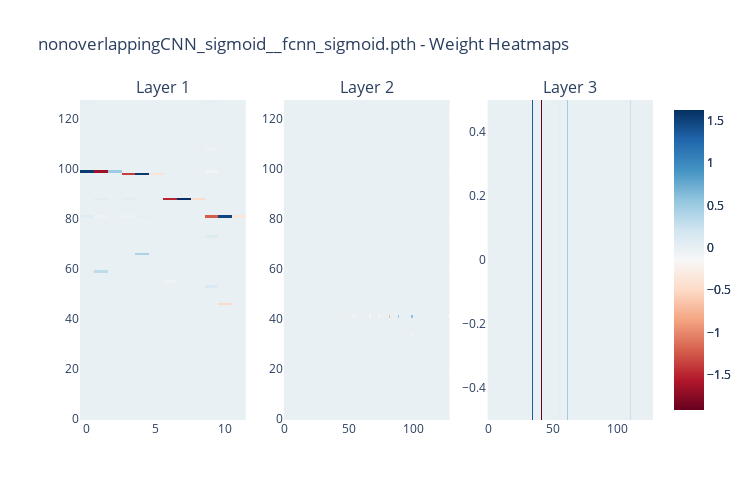
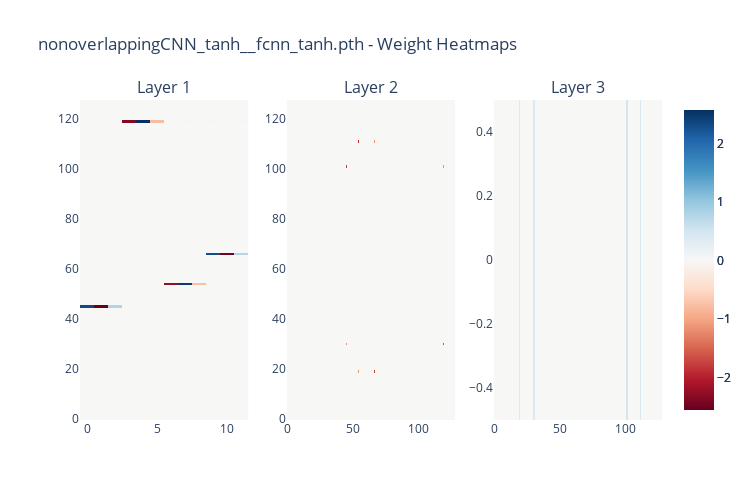

Write notebook code for charts like these, in order.
### Code cell
directory = "../experiment_output/fcnn/experiments_l1_1e-5_b32_init_hidden128"
create_all_heatmaps(directory)

### Figure 1 — Plotly figure (JSON) as saved in the notebook; plotly's stock layout.template omitted (floating-point values rounded to 4 significant figures; data arrays with more than 128 entries replaced by an {"elided": "..."} marker saying what was removed)
{"data": [{"colorscale": [[0, "rgb(103,0,31)"], [0.1, "rgb(178,24,43)"], [0.2, "rgb(214,96,77)"], [0.3, "rgb(244,165,130)"], [0.4, "rgb(253,219,199)"], [0.5, "rgb(247,247,247)"], [0.6, "rgb(209,229,240)"], [0.7, "rgb(146,197,222)"], [0.8, "rgb(67,147,195)"], [0.9, "rgb(33,102,172)"], [1, "rgb(5,48,97)"]], "type": "heatmap", "xaxis": "x", "yaxis": "y", "z": {"elided": "128x12 float values"}, "zmax": 1.623, "zmin": -1.91}, {"colorscale": [[0, "rgb(103,0,31)"], [0.1, "rgb(178,24,43)"], [0.2, "rgb(214,96,77)"], [0.3, "rgb(244,165,130)"], [0.4, "rgb(253,219,199)"], [0.5, "rgb(247,247,247)"], [0.6, "rgb(209,229,240)"], [0.7, "rgb(146,197,222)"], [0.8, "rgb(67,147,195)"], [0.9, "rgb(33,102,172)"], [1, "rgb(5,48,97)"]], "type": "heatmap", "xaxis": "x2", "yaxis": "y2", "z": {"elided": "128x128 float values"}, "zmax": 1.623, "zmin": -1.91}, {"colorscale": [[0, "rgb(103,0,31)"], [0.1, "rgb(178,24,43)"], [0.2, "rgb(214,96,77)"], [0.3, "rgb(244,165,130)"], [0.4, "rgb(253,219,199)"], [0.5, "rgb(247,247,247)"], [0.6, "rgb(209,229,240)"], [0.7, "rgb(146,197,222)"], [0.8, "rgb(67,147,195)"], [0.9, "rgb(33,102,172)"], [1, "rgb(5,48,97)"]], "type": "heatmap", "xaxis": "x3", "yaxis": "y3", "z": [[5.515e-05, 5.478e-05, 5.452e-05, 5.459e-05, 5.537e-05, 5.455e-05, 5.523e-05, 5.533e-05, 5.36e-05, 5.434e-05, 5.384e-05, 5.42e-05, 5.504e-05, 5.541e-05, 5.421e-05, 5.384e-05, 5.358e-05, 5.439e-05, 5.448e-05, 5.519e-05, 5.372e-05, 5.378e-05, 5.353e-05, 5.53e-05, 5.398e-05, 5.529e-05, 5.531e-05, 5.523e-05, 5.453e-05, 5.51e-05, 5.408e-05, 5.386e-05, 5.409e-05, 5.524e-05, 1.337, 5.416e-05, 5.5e-05, 5.507e-05, 5.525e-05, 5.501e-05, 5.44e-05, -1.91, 5.483e-05, 5.477e-05, 5.386e-05, 5.363e-05, 5.403e-05, 5.53e-05, 5.403e-05, 5.511e-05, 5.466e-05, 5.477e-05, 5.353e-05, 5.454e-05, 5.438e-05, 0.03791, 5.392e-05, 5.516e-05, 5.436e-05, 5.54e-05, 5.479e-05, 0.4765, 5.501e-05, 5.345e-05, 5.378e-05, 5.392e-05, 5.485e-05, 5.47e-05, 5.519e-05, 5.442e-05, 5.43e-05, 5.43e-05, 5.36e-05, 5.358e-05, 5.374e-05, 5.433e-05, 5.517e-05, 5.398e-05, 5.387e-05, 5.439e-05, 5.513e-05, 5.534e-05, 5.365e-05, 5.392e-05, 5.438e-05, 5.469e-05, 5.408e-05, 5.541e-05, 5.541e-05, 5.496e-05, 5.478e-05, 5.402e-05, 5.369e-05, 5.439e-05, 5.513e-05, 5.439e-05, 5.421e-05, 5.458e-05, 5.346e-05, 5.352e-05, 5.45e-05, 5.427e-05, 5.502e-05, 5.434e-05, 5.348e-05, 5.531e-05, 5.436e-05, 5.503e-05, 5.54e-05, 5.476e-05, 0.2549, 5.464e-05, 5.52e-05, 5.445e-05, 5.386e-05, 5.538e-05, 5.355e-05, 5.525e-05, 5.374e-05, 5.473e-05, 5.518e-05, 5.468e-05, 5.364e-05, 5.394e-05, 5.383e-05, 5.349e-05, 5.447e-05, 5.364e-05]], "zmax": 1.623, "zmin": -1.91}], "layout": {"annotations": [{"font": {"size": 16}, "showarrow": false, "text": "Layer 1", "x": 0.1444, "xanchor": "center", "xref": "paper", "y": 1, "yanchor": "bottom", "yref": "paper"}, {"font": {"size": 16}, "showarrow": false, "text": "Layer 2", "x": 0.5, "xanchor": "center", "xref": "paper", "y": 1, "yanchor": "bottom", "yref": "paper"}, {"font": {"size": 16}, "showarrow": false, "text": "Layer 3", "x": 0.8556, "xanchor": "center", "xref": "paper", "y": 1, "yanchor": "bottom", "yref": "paper"}], "height": 500, "title": {"text": "nonoverlappingCNN_sigmoid__fcnn_sigmoid.pth - Weight Heatmaps"}, "width": 750, "xaxis": {"anchor": "y", "domain": [0, 0.2889]}, "xaxis2": {"anchor": "y2", "domain": [0.3556, 0.6444]}, "xaxis3": {"anchor": "y3", "domain": [0.7111, 1]}, "yaxis": {"anchor": "x", "domain": [0, 1]}, "yaxis2": {"anchor": "x2", "domain": [0, 1]}, "yaxis3": {"anchor": "x3", "domain": [0, 1]}}}

### Figure 2 — Plotly figure (JSON) as saved in the notebook; plotly's stock layout.template omitted (floating-point values rounded to 4 significant figures; data arrays with more than 128 entries replaced by an {"elided": "..."} marker saying what was removed)
{"data": [{"colorscale": [[0, "rgb(103,0,31)"], [0.1, "rgb(178,24,43)"], [0.2, "rgb(214,96,77)"], [0.3, "rgb(244,165,130)"], [0.4, "rgb(253,219,199)"], [0.5, "rgb(247,247,247)"], [0.6, "rgb(209,229,240)"], [0.7, "rgb(146,197,222)"], [0.8, "rgb(67,147,195)"], [0.9, "rgb(33,102,172)"], [1, "rgb(5,48,97)"]], "type": "heatmap", "xaxis": "x", "yaxis": "y", "z": {"elided": "128x12 float values"}, "zmax": 2.575, "zmin": -2.558}, {"colorscale": [[0, "rgb(103,0,31)"], [0.1, "rgb(178,24,43)"], [0.2, "rgb(214,96,77)"], [0.3, "rgb(244,165,130)"], [0.4, "rgb(253,219,199)"], [0.5, "rgb(247,247,247)"], [0.6, "rgb(209,229,240)"], [0.7, "rgb(146,197,222)"], [0.8, "rgb(67,147,195)"], [0.9, "rgb(33,102,172)"], [1, "rgb(5,48,97)"]], "type": "heatmap", "xaxis": "x2", "yaxis": "y2", "z": {"elided": "128x128 float values"}, "zmax": 2.575, "zmin": -2.558}, {"colorscale": [[0, "rgb(103,0,31)"], [0.1, "rgb(178,24,43)"], [0.2, "rgb(214,96,77)"], [0.3, "rgb(244,165,130)"], [0.4, "rgb(253,219,199)"], [0.5, "rgb(247,247,247)"], [0.6, "rgb(209,229,240)"], [0.7, "rgb(146,197,222)"], [0.8, "rgb(67,147,195)"], [0.9, "rgb(33,102,172)"], [1, "rgb(5,48,97)"]], "type": "heatmap", "xaxis": "x3", "yaxis": "y3", "z": [[-4.149e-07, 1.973e-07, -1.457e-07, -1.045e-07, 1.243e-07, 9.124e-08, 2.043e-07, 1.182e-07, -1.29e-07, 7.979e-08, 3.699e-08, -7.692e-08, -8.858e-08, -3.421e-08, 2.855e-08, 2.386e-08, 8.571e-08, -7.225e-08, 1.681e-07, 0.3885, -1.467e-09, -1.184e-07, 1.889e-08, -9.298e-08, 1.677e-07, -1.301e-08, 1.394e-08, -7.14e-09, 2.219e-08, -6.727e-08, 0.3815, 5.508e-08, -1.497e-07, -1.644e-07, 4.737e-08, 1.151e-07, -7.585e-08, 4.662e-09, 1.42e-07, -8.311e-08, 4.763e-08, -1.004e-07, -5.951e-08, 2.409e-07, 2.339e-08, 1.202e-07, 2.398e-07, -1.174e-07, 1.454e-07, 2.064e-08, 6.109e-08, -5.874e-08, 8.088e-09, 1.901e-07, 1.967e-07, 1.079e-08, -1.607e-08, 4.503e-10, 1.909e-08, 9.525e-08, 3.473e-08, -9.403e-08, -2.012e-07, -2.335e-07, -4.278e-08, -1.892e-07, -1.743e-07, -9.036e-08, -2.346e-07, 1.799e-07, -1.457e-07, -1.372e-07, -6.415e-08, -1.172e-07, 1.933e-08, 2.077e-08, -2.552e-07, -1.794e-08, -4.869e-08, 1.296e-07, -1.29e-07, 4.417e-08, 1.39e-07, -9.925e-08, 8.274e-08, -3.581e-07, -3.582e-08, -7.802e-08, -1.388e-08, -1.572e-07, -8.625e-09, -3.725e-07, 2.382e-08, -4.895e-08, 1.35e-08, -1.286e-07, 2.756e-07, 2.869e-06, 9.282e-08, 9.36e-08, 3.023e-08, 0.4772, 1.721e-08, 5.136e-08, 9.004e-09, 4.333e-09, 1.359e-07, 5.151e-08, -7.64e-08, 6.785e-09, 6.542e-08, 0.4496, 7.351e-08, 2.184e-08, -5.461e-08, 1.38e-07, 1.35e-07, -1.492e-08, 1.517e-07, -2.414e-07, -7.112e-08, 1.894e-07, -5.3e-08, 1.778e-07, -1.288e-07, -4.885e-08, 1.266e-07, 2.446e-07]], "zmax": 2.575, "zmin": -2.558}], "layout": {"annotations": [{"font": {"size": 16}, "showarrow": false, "text": "Layer 1", "x": 0.1444, "xanchor": "center", "xref": "paper", "y": 1, "yanchor": "bottom", "yref": "paper"}, {"font": {"size": 16}, "showarrow": false, "text": "Layer 2", "x": 0.5, "xanchor": "center", "xref": "paper", "y": 1, "yanchor": "bottom", "yref": "paper"}, {"font": {"size": 16}, "showarrow": false, "text": "Layer 3", "x": 0.8556, "xanchor": "center", "xref": "paper", "y": 1, "yanchor": "bottom", "yref": "paper"}], "height": 500, "title": {"text": "nonoverlappingCNN_tanh__fcnn_tanh.pth - Weight Heatmaps"}, "width": 750, "xaxis": {"anchor": "y", "domain": [0, 0.2889]}, "xaxis2": {"anchor": "y2", "domain": [0.3556, 0.6444]}, "xaxis3": {"anchor": "y3", "domain": [0.7111, 1]}, "yaxis": {"anchor": "x", "domain": [0, 1]}, "yaxis2": {"anchor": "x2", "domain": [0, 1]}, "yaxis3": {"anchor": "x3", "domain": [0, 1]}}}
